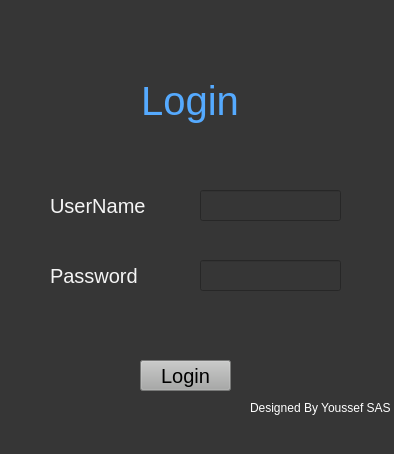
<?xml version="1.0" encoding="UTF-8"?>
<ui version="4.0">
 <class>MainWindow</class>
 <widget class="QMainWindow" name="MainWindow">
  <property name="geometry">
   <rect>
    <x>0</x>
    <y>0</y>
    <width>394</width>
    <height>454</height>
   </rect>
  </property>
  <property name="windowTitle">
   <string>Login</string>
  </property>
  <property name="styleSheet">
   <string notr="true">background-color: rgb(54, 54, 54);</string>
  </property>
  <widget class="QWidget" name="centralwidget">
   <widget class="QLabel" name="label">
    <property name="geometry">
     <rect>
      <x>130</x>
      <y>60</y>
      <width>151</width>
      <height>81</height>
     </rect>
    </property>
    <property name="styleSheet">
     <string notr="true">color: rgb(85, 170, 255);
font: 8pt &quot;Segoe Print&quot;;
font-size : 30pt;</string>
    </property>
    <property name="text">
     <string> Login</string>
    </property>
   </widget>
   <widget class="QLabel" name="label_2">
    <property name="geometry">
     <rect>
      <x>50</x>
      <y>190</y>
      <width>101</width>
      <height>31</height>
     </rect>
    </property>
    <property name="styleSheet">
     <string notr="true">color: rgb(245, 245, 245); font-size: 15pt;</string>
    </property>
    <property name="text">
     <string>UserName</string>
    </property>
   </widget>
   <widget class="QLineEdit" name="username">
    <property name="geometry">
     <rect>
      <x>200</x>
      <y>190</y>
      <width>141</width>
      <height>31</height>
     </rect>
    </property>
    <property name="styleSheet">
     <string notr="true">color: rgb(255, 255, 255); 
font-size:14pt;</string>
    </property>
   </widget>
   <widget class="QLineEdit" name="password">
    <property name="geometry">
     <rect>
      <x>200</x>
      <y>260</y>
      <width>141</width>
      <height>31</height>
     </rect>
    </property>
    <property name="styleSheet">
     <string notr="true">color: rgb(255, 255, 255); 
font-size:14pt;</string>
    </property>
    <property name="echoMode">
     <enum>QLineEdit::Password</enum>
    </property>
   </widget>
   <widget class="QLabel" name="label_3">
    <property name="geometry">
     <rect>
      <x>50</x>
      <y>260</y>
      <width>101</width>
      <height>31</height>
     </rect>
    </property>
    <property name="styleSheet">
     <string notr="true">color: rgb(245, 245, 245); font-size:15pt;</string>
    </property>
    <property name="text">
     <string>Password</string>
    </property>
   </widget>
   <widget class="QLabel" name="label_4">
    <property name="geometry">
     <rect>
      <x>250</x>
      <y>400</y>
      <width>141</width>
      <height>16</height>
     </rect>
    </property>
    <property name="styleSheet">
     <string notr="true">color: rgb(255, 255, 255);
font: 75 8pt &quot;Script MT Bold&quot;;</string>
    </property>
    <property name="text">
     <string>Designed By Youssef SASSi</string>
    </property>
   </widget>
   <widget class="QPushButton" name="loginbut">
    <property name="geometry">
     <rect>
      <x>140</x>
      <y>360</y>
      <width>91</width>
      <height>31</height>
     </rect>
    </property>
    <property name="styleSheet">
     <string notr="true">color: rgb(0, 0, 0);
selection-color: rgb(255, 170, 255);

font: 8pt &quot;Segoe Print&quot;;
font-size:15pt;
background-color: rgb(167, 168, 167);</string>
    </property>
    <property name="text">
     <string>Login</string>
    </property>
   </widget>
   <widget class="QLabel" name="label_6">
    <property name="geometry">
     <rect>
      <x>330</x>
      <y>0</y>
      <width>61</width>
      <height>61</height>
     </rect>
    </property>
    <property name="styleSheet">
     <string notr="true">background-image: url(:/testt/UPEC - Logo - Noir - 200x200.png);</string>
    </property>
    <property name="text">
     <string/>
    </property>
    <property name="pixmap">
     <pixmap resource="C:/Users/youssef/Desktop/stage/test.qrc">:/testt/UPEC - Logo - Noir - 200x200.png</pixmap>
    </property>
    <property name="scaledContents">
     <bool>true</bool>
    </property>
   </widget>
   <widget class="QLabel" name="alert_line">
    <property name="geometry">
     <rect>
      <x>10</x>
      <y>320</y>
      <width>381</width>
      <height>31</height>
     </rect>
    </property>
    <property name="styleSheet">
     <string notr="true">color: rgb(255, 0, 0);
font: 16pt &quot;MS Shell Dlg 2&quot;;</string>
    </property>
    <property name="text">
     <string/>
    </property>
   </widget>
  </widget>
  <widget class="QMenuBar" name="menubar">
   <property name="geometry">
    <rect>
     <x>0</x>
     <y>0</y>
     <width>394</width>
     <height>21</height>
    </rect>
   </property>
  </widget>
  <widget class="QStatusBar" name="statusbar"/>
 </widget>
 <resources>
  <include location="C:/Users/youssef/Desktop/stage/test.qrc"/>
 </resources>
 <connections/>
</ui>
